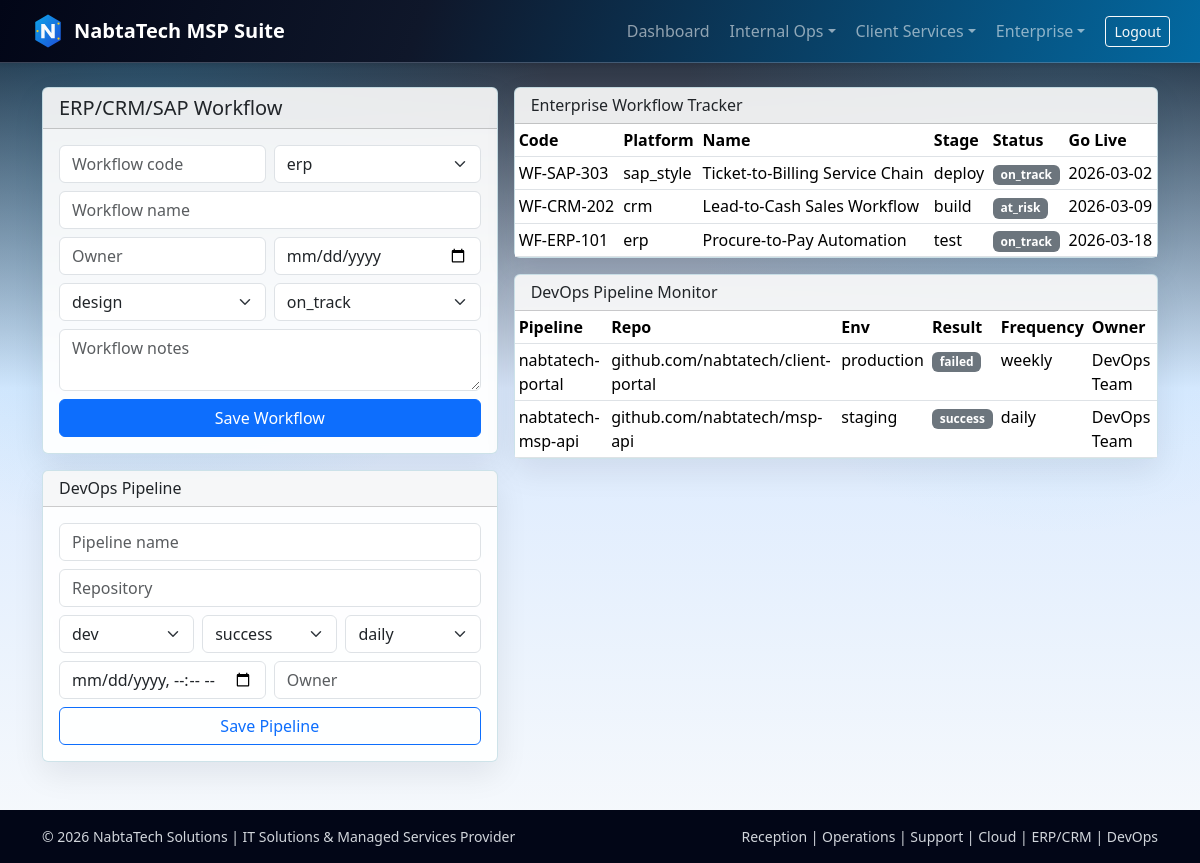
The page /platforms.php (signed in) on the database its author committed.
### tables this page shows
CREATE TABLE IF NOT EXISTS enterprise_workflows (
    workflow_id INT AUTO_INCREMENT PRIMARY KEY,
    workflow_code VARCHAR(30) UNIQUE NOT NULL,
    platform ENUM('erp', 'crm', 'sap_style', 'cloud') NOT NULL,
    workflow_name VARCHAR(160) NOT NULL,
    owner_name VARCHAR(100),
    stage ENUM('design', 'build', 'test', 'deploy', 'operate') DEFAULT 'design',
    status ENUM('on_track', 'at_risk', 'blocked', 'done') DEFAULT 'on_track',
    target_go_live DATE,
    notes TEXT,
    created_at TIMESTAMP DEFAULT CURRENT_TIMESTAMP,
    INDEX idx_platform_status (platform, status)
);

CREATE TABLE IF NOT EXISTS devops_pipelines (
    pipeline_id INT AUTO_INCREMENT PRIMARY KEY,
    pipeline_name VARCHAR(120) NOT NULL,
    repository VARCHAR(180),
    environment ENUM('dev', 'staging', 'production') NOT NULL,
    last_run_at DATETIME,
    last_result ENUM('success', 'failed', 'running', 'queued') DEFAULT 'queued',
    deploy_frequency ENUM('daily', 'weekly', 'on_demand') DEFAULT 'on_demand',
    owner_name VARCHAR(100),
    created_at TIMESTAMP DEFAULT CURRENT_TIMESTAMP
);

### src/db.php (called while the page is built, shortened)
<?php
function db(): PDO
{
    static $pdo = null;
    if ($pdo instanceof PDO) {
        return $pdo;
    }
    $host = env('DB_HOST', env('MYSQLHOST', '127.0.0.1'));
    $port = env('DB_PORT', env('MYSQLPORT', '3306'));
    $name = env('DB_NAME', env('MYSQLDATABASE', 'nabtatech_office'));
    $user = env('DB_USER', env('MYSQLUSER', 'root'));
    $pass = env('DB_PASS', env('MYSQLPASSWORD', ''));
    $dsn = sprintf('mysql:host=%s;port=%s;dbname=%s;charset=utf8mb4', $host, $port, $name);
    $pdo = new PDO($dsn, $user, $pass, [
        PDO::ATTR_ERRMODE => PDO::ERRMODE_EXCEPTION,
        PDO::ATTR_DEFAULT_FETCH_MODE => PDO::FETCH_ASSOC,
    ]);
    return $pdo;
}

### src/helpers.php (called while the page is built, shortened)
<?php
function e(string $value): string
{
    return htmlspecialchars($value, ENT_QUOTES, 'UTF-8');
}

### public/platforms.php (the view, shortened to what this page needs)
<?php
$workflows = db()->query('SELECT workflow_code, platform, workflow_name, owner_name, stage, status, target_go_live FROM enterprise_workflows ORDER BY workflow_id DESC LIMIT 60')->fetchAll();
$pipelines = db()->query('SELECT pipeline_name, repository, environment, last_result, deploy_frequency, owner_name FROM devops_pipelines ORDER BY pipeline_id DESC LIMIT 60')->fetchAll();
?>
<div class="row g-3">
    <div class="col-lg-5">
        <div class="card glass-card tech-card mb-3">
            <div class="card-header"><h1 class="h5 mb-0">ERP/CRM/SAP Workflow</h1></div>
            <div class="card-body">
                <form method="post" class="row g-2">
                    <div class="col-6"><input class="form-control" name="workflow_code" placeholder="Workflow code" required></div>
                    <div class="col-6"><select class="form-select" name="platform"><option>erp</option><option>crm</option><option>sap_style</option><option>cloud</option></select></div>
                    <div class="col-12"><input class="form-control" name="workflow_name" placeholder="Workflow name" required></div>
                    <div class="col-6"><input class="form-control" name="owner_name" placeholder="Owner"></div>
                    <div class="col-6"><input class="form-control" type="date" name="target_go_live"></div>
                    <div class="col-6"><select class="form-select" name="stage"><option>design</option><option>build</option><option>test</option><option>deploy</option><option>operate</option></select></div>
                    <div class="col-6"><select class="form-select" name="status"><option>on_track</option><option>at_risk</option><option>blocked</option><option>done</option></select></div>
                    <div class="col-12"><textarea class="form-control" name="notes" rows="2" placeholder="Workflow notes"></textarea></div>
                    <div class="col-12 d-grid"><button class="btn btn-primary">Save Workflow</button></div>
                </form>
            </div>
        </div>
        <div class="card glass-card tech-card">
            <div class="card-header"><h2 class="h6 mb-0">DevOps Pipeline</h2></div>
            <div class="card-body">
                <form method="post" class="row g-2">
                    <div class="col-12"><input class="form-control" name="pipeline_name" placeholder="Pipeline name" required></div>
                    <div class="col-12"><input class="form-control" name="repository" placeholder="Repository"></div>
                    <div class="col-4"><select class="form-select" name="environment"><option>dev</option><option>staging</option><option>production</option></select></div>
                    <div class="col-4"><select class="form-select" name="last_result"><option>success</option><option>failed</option><option>running</option><option>queued</option></select></div>
                    <div class="col-4"><select class="form-select" name="deploy_frequency"><option>daily</option><option>weekly</option><option>on_demand</option></select></div>
                    <div class="col-6"><input class="form-control" type="datetime-local" name="last_run_at"></div>
                    <div class="col-6"><input class="form-control" name="pipeline_owner_name" placeholder="Owner"></div>
                    <div class="col-12 d-grid"><button class="btn btn-outline-primary">Save Pipeline</button></div>
                </form>
            </div>
        </div>
    </div>
    <div class="col-lg-7">
        <div class="card glass-card tech-card mb-3">
            <div class="card-header"><h2 class="h6 mb-0">Enterprise Workflow Tracker</h2></div>
            <div class="table-responsive">
                <table class="table table-sm mb-0">
                    <thead><tr><th>Code</th><th>Platform</th><th>Name</th><th>Stage</th><th>Status</th><th>Go Live</th></tr></thead>
                    <tbody>
                    <?php foreach ($workflows as $w): ?>
                        <tr>
                            <td><?= e((string) $w['workflow_code']) ?></td>
                            <td><?= e((string) $w['platform']) ?></td>
                            <td><?= e((string) $w['workflow_name']) ?></td>
                            <td><?= e((string) $w['stage']) ?></td>
                            <td><span class="badge text-bg-secondary"><?= e((string) $w['status']) ?></span></td>
                            <td><?= e((string) ($w['target_go_live'] ?? '')) ?></td>
                        </tr>
                    <?php endforeach; ?>
                    </tbody>
                </table>
            </div>
        </div>
        <div class="card glass-card tech-card">
            <div class="card-header"><h2 class="h6 mb-0">DevOps Pipeline Monitor</h2></div>
            <div class="table-responsive">
                <table class="table table-sm mb-0">
                    <thead><tr><th>Pipeline</th><th>Repo</th><th>Env</th><th>Result</th><th>Frequency</th><th>Owner</th></tr></thead>
                    <tbody>
                    <?php foreach ($pipelines as $p): ?>
                        <tr>
                            <td><?= e((string) $p['pipeline_name']) ?></td>
                            <td><?= e((string) ($p['repository'] ?? '')) ?></td>
                            <td><?= e((string) $p['environment']) ?></td>
                            <td><span class="badge text-bg-secondary"><?= e((string) $p['last_result']) ?></span></td>
                            <td><?= e((string) $p['deploy_frequency']) ?></td>
                            <td><?= e((string) ($p['owner_name'] ?? '')) ?></td>
                        </tr>
                    <?php endforeach; ?>
                    </tbody>
                </table>
            </div>
        </div>
    </div>
</div>

### public/assets/css/style.css (style rules this page uses)
.glass-card { background: rgba(255, 255, 255, 0.93); border: 1px solid rgba(148, 163, 184, 0.35); backdrop-filter: blur(6px); }
.tech-card { border: 1px solid rgba(14, 116, 144, 0.2); box-shadow: 0 12px 32px rgba(2, 6, 23, 0.08); transition: transform 0.2s ease, box-shadow 0.2s ease; }
.table thead { background: #0f172a; color: #e2e8f0; }

### rows shown on the page
enterprise_workflows: workflow_code "WF-SAP-303", platform "sap_style", workflow_name "Ticket-to-Billing Service Chain", stage "deploy", status "on_track", target_go_live "2026-03-02"
enterprise_workflows: workflow_code "WF-CRM-202", platform "crm", workflow_name "Lead-to-Cash Sales Workflow", stage "build", status "at_risk", target_go_live "2026-03-09"
enterprise_workflows: workflow_code "WF-ERP-101", platform "erp", workflow_name "Procure-to-Pay Automation", stage "test", status "on_track", target_go_live "2026-03-18"
devops_pipelines: pipeline_name "nabtatech-portal", repository "github.com/nabtatech/client-portal", environment "production", last_result "failed", deploy_frequency "weekly", owner_name "DevOps Team"
devops_pipelines: pipeline_name "nabtatech-msp-api", repository "github.com/nabtatech/msp-api", environment "staging", last_result "success", deploy_frequency "daily", owner_name "DevOps Team"
